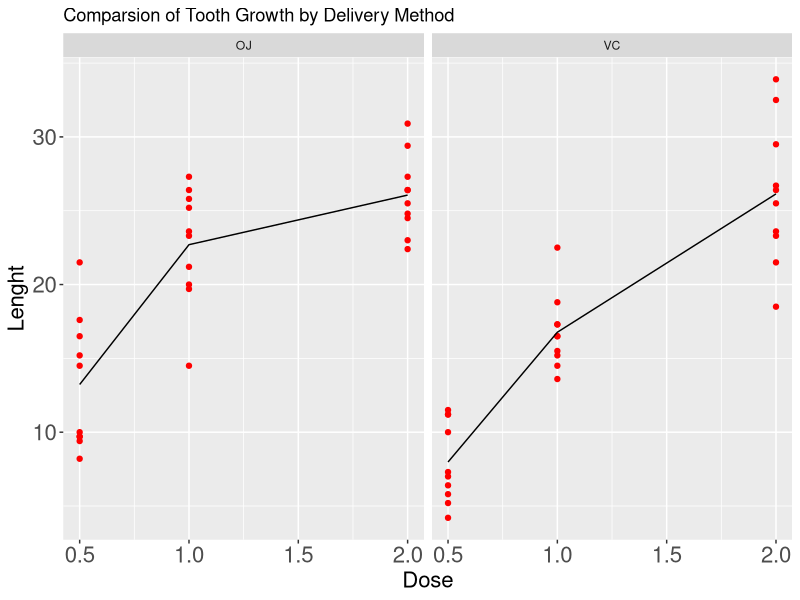
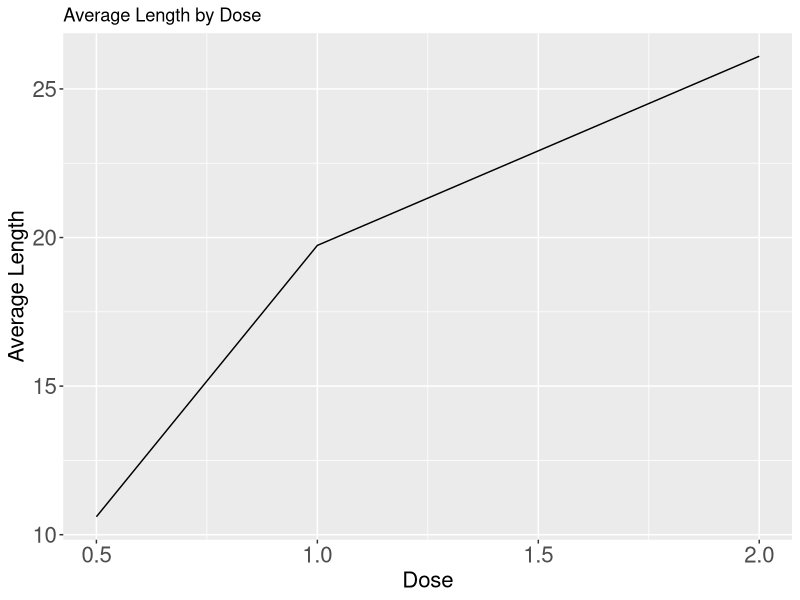

The R script that drew these images, in order:
## ---- chunk 1
knitr::opts_chunk$set(echo = TRUE)
## ---- chunk 2
  library(R.utils)
  library(data.table)
  library(dplyr)
  library(lubridate)
  library(ggplot2)
  library(datasets)
  options(scipen=999)
## ---- chunk 3
data("ToothGrowth")
summary(ToothGrowth)
## ---- chunk 4
g<-ggplot(ToothGrowth, aes(dose, len))
g<-g+facet_grid(.~ supp)+geom_point(color="red")
g<-g+stat_summary(fun.y=mean, geom="line")
g<-g+labs(title="Comparsion of Tooth Growth by Delivery Method", x="Dose", y="Lenght")
g<-g+theme(axis.text = element_text(size=16), axis.title = element_text(size=16))
g
## ---- chunk 5
tgSum<-summarise(group_by(ToothGrowth,dose), Avg_Len=mean(len))
g2<-ggplot(tgSum, aes(x=dose, y=Avg_Len))+geom_line()
g2<-g2+labs(title="Average Length by Dose", x="Dose", y="Average Length")
g2<-g2+theme(axis.text = element_text(size=16), axis.title = element_text(size=16))
g2

## ---- chunk 6
t.test(subset(ToothGrowth,supp=="VC")[,"len"],subset(ToothGrowth,supp=="OJ")[,"len"], paried=FALSE, var.equal=FALSE)
## ---- chunk 7
t.test(subset(ToothGrowth,dose==0.5)[,"len"],subset(ToothGrowth,dose==1.0)[,"len"], paried=FALSE, var.equal=FALSE)
## ---- chunk 8
t.test(subset(ToothGrowth,dose==1.0)[,"len"],subset(ToothGrowth,dose==2.0)[,"len"], paried=FALSE, var.equal=FALSE)
